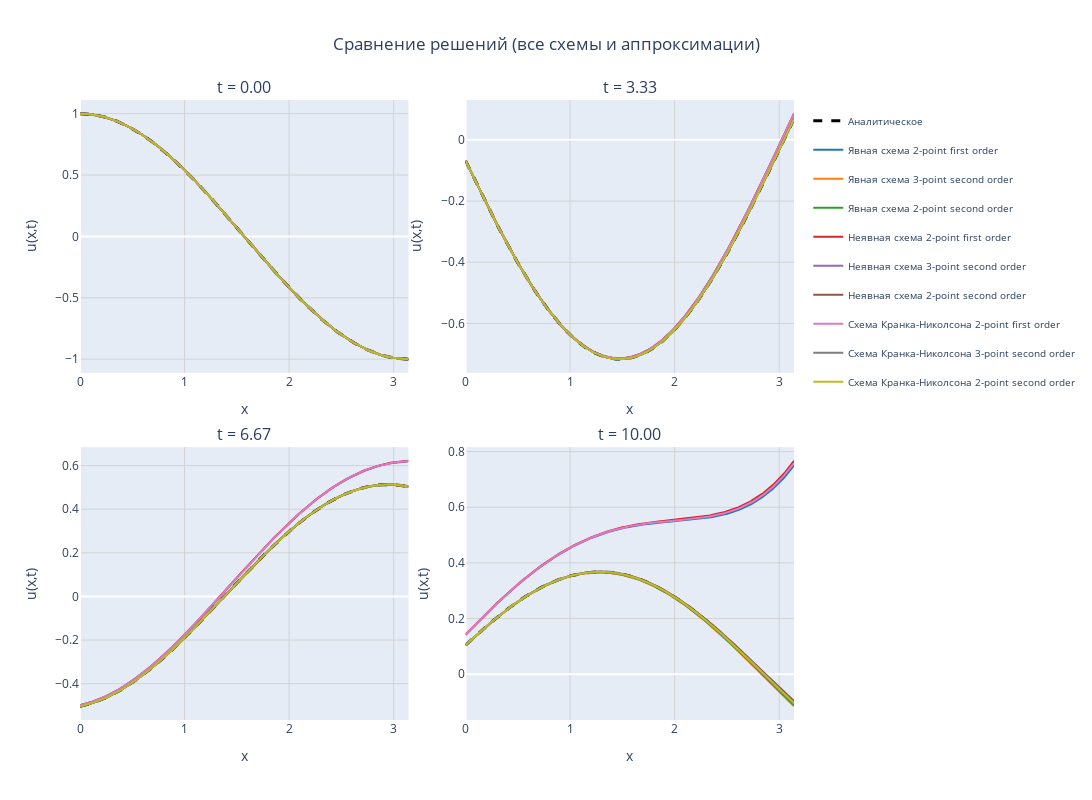
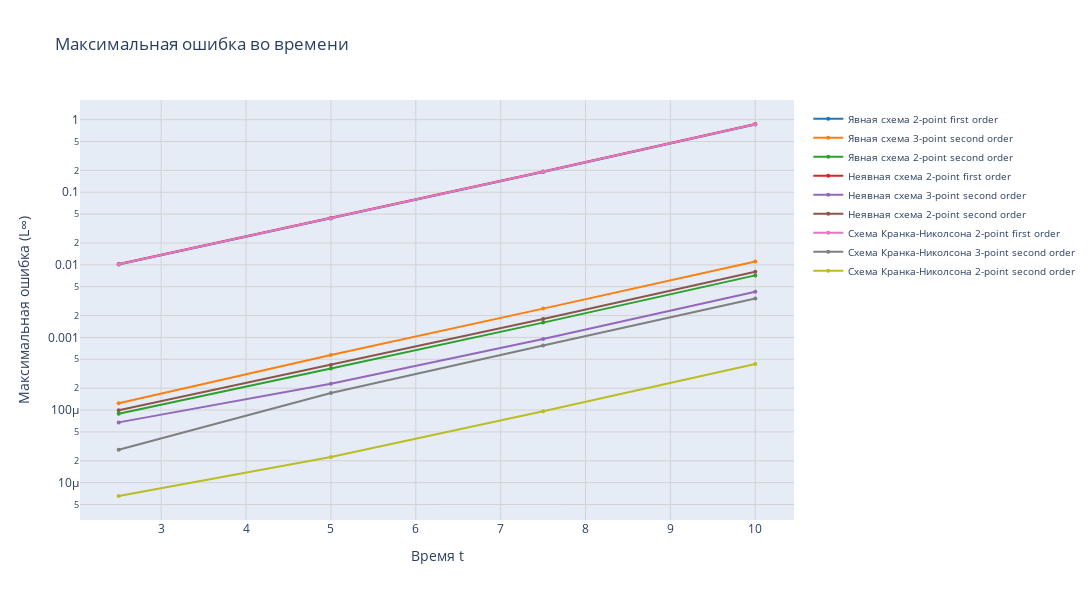

Source (notebook cell) for these figures, in order:
### Code cell
def plot_results_interactive(results, X, T):
    import plotly.graph_objects as go
    from plotly.subplots import make_subplots
    import numpy as np

    # analytical_solution = lambda x, t: np.exp(-0.1 * t) * np.cos(x + 0.5 * t)

    # Моменты времени
    time_indices = [
        0,
        len(T) // 3,
        2 * len(T) // 3,
        len(T) - 1
    ]
    time_labels = [f"t = {T[i]:.2f}" for i in time_indices]

    # Цвета для уникальности
    base_colors = [
        '#1f77b4', '#ff7f0e', '#2ca02c', '#d62728', '#9467bd',
        '#8c564b', '#e377c2', '#7f7f7f', '#bcbd22', '#17becf',
        '#aec7e8', '#ffbb78', '#98df8a', '#ff9896', '#c5b0d5'
    ]
    color_map = {key: base_colors[i % len(base_colors)] for i, key in enumerate(results.keys())}

    # ---------- 1. Графики решений ----------
    fig_sol = make_subplots(
        rows=2, cols=2,
        subplot_titles=time_labels,
        horizontal_spacing=0.08,
        vertical_spacing=0.12
    )

    for plot_idx, t_idx in enumerate(time_indices):
        row = (plot_idx // 2) + 1
        col = (plot_idx % 2) + 1
        t_val = T[t_idx]

        # Аналитическое решение — показываем в легенде только в первом графике
        u_anal = analytical_solution(X, t_val)
        show_legend_analytical = (plot_idx == 0)  # Только один раз
        fig_sol.add_trace(
            go.Scatter(
                x=X, y=u_anal, mode='lines',
                name='Аналитическое',
                line=dict(color='black', dash='dash', width=3),
                showlegend=show_legend_analytical,
                legendgroup='analytical'  # ← группа
            ),
            row=row, col=col
        )

        # Численные решения
        for key, data in results.items():
            u_num = data['solution'][t_idx, :]
            # Показываем в легенде только в первом графике (plot_idx == 0)
            show_legend = (plot_idx == 0)
            fig_sol.add_trace(
                go.Scatter(
                    x=X, y=u_num, mode='lines',
                    name=key.replace('_', ' ')
                               .replace('two point', '2-point')
                               .replace('three point', '3-point'),
                    line=dict(width=2, color=color_map[key]),
                    legendgroup=key,  # ← группа
                    showlegend=show_legend,  # ← ключевое: только один раз!
                    visible=True
                ),
                row=row, col=col
            )

    fig_sol.update_layout(
        title="Сравнение решений (все схемы и аппроксимации)",
        title_x=0.5,
        height=800,
        width=1400,
        legend=dict(
            orientation="v",
            yanchor="top",
            y=0.99,
            xanchor="left",
            x=1.02,
            font=dict(size=10),
            itemclick="toggle",        # клик переключает ТОЛЬКО эту линию
            itemdoubleclick="toggle",
            bgcolor="rgba(255,255,255,0.85)"
        ),
        hovermode='x unified',
        margin=dict(r=200)
    )

    fig_sol.update_xaxes(title_text="x", showgrid=True, gridcolor='LightGray')
    fig_sol.update_yaxes(title_text="u(x,t)", showgrid=True, gridcolor='LightGray')
    fig_sol.show()

    # ---------- 2. График ошибок ----------
    fig_err = go.Figure()

    for key, data in results.items():
        if 'errors' in data and data['errors']:
            times = list(data['errors'].keys())
            max_errors = list(data['errors'].values())
            fig_err.add_trace(go.Scatter(
                x=times, y=max_errors,
                mode='lines+markers',
                name=key.replace('_', ' ')
                           .replace('two point', '2-point')
                           .replace('three point', '3-point'),
                line=dict(width=2, color=color_map[key]),
                marker=dict(size=4)
            ))

    fig_err.update_layout(
        title="Максимальная ошибка во времени",
        xaxis_title="Время t",
        yaxis_title="Максимальная ошибка (L∞)",
        yaxis_type="log",
        height=600,
        width=1200,
        legend=dict(
            orientation="v",
            yanchor="top",
            y=0.99,
            xanchor="left",
            x=1.02,
            font=dict(size=10),
            itemclick="toggle",
            itemdoubleclick="toggle",
            bgcolor="rgba(255,255,255,0.85)"
        ),
        hovermode='x unified',
        margin=dict(r=200),
        xaxis=dict(showgrid=True, gridcolor='LightGray'),
        yaxis=dict(showgrid=True, gridcolor='LightGray')
    )

    fig_err.show()
    
if __name__ == "__main__":
    plot_results_interactive(results, X, T)

    print("\n" + "=" * 60)
    print("ТАБЛИЦА ПОГРЕШНОСТЕЙ")
    print("=" * 60)

    for scheme_name in results.keys():
        print(f"\n{scheme_name}:")
        print("Время\tПогрешность")
        for time, error in results[scheme_name]['errors'].items():
            print(f"{time:.3f}\t{error:.2e}")

### Figure 1 — Plotly figure (JSON) as saved in the notebook; plotly's stock layout.template omitted (floating-point values rounded to 4 significant figures; data arrays with more than 128 entries replaced by an {"elided": "..."} marker saying what was removed)
{"data": [{"legendgroup": "analytical", "line": {"color": "black", "dash": "dash", "width": 3}, "mode": "lines", "name": "Аналитическое", "showlegend": true, "type": "scatter", "x": {"elided": "501 float values"}, "xaxis": "x", "y": {"elided": "501 float values"}, "yaxis": "y"}, {"legendgroup": "Явная схема_two_point_first_order", "line": {"color": "#1f77b4", "width": 2}, "mode": "lines", "name": "Явная схема 2-point first order", "showlegend": true, "type": "scatter", "visible": true, "x": {"elided": "501 float values"}, "xaxis": "x", "y": {"elided": "501 float values"}, "yaxis": "y"}, {"legendgroup": "Явная схема_three_point_second_order", "line": {"color": "#ff7f0e", "width": 2}, "mode": "lines", "name": "Явная схема 3-point second order", "showlegend": true, "type": "scatter", "visible": true, "x": {"elided": "501 float values"}, "xaxis": "x", "y": {"elided": "501 float values"}, "yaxis": "y"}, {"legendgroup": "Явная схема_two_point_second_order", "line": {"color": "#2ca02c", "width": 2}, "mode": "lines", "name": "Явная схема 2-point second order", "showlegend": true, "type": "scatter", "visible": true, "x": {"elided": "501 float values"}, "xaxis": "x", "y": {"elided": "501 float values"}, "yaxis": "y"}, {"legendgroup": "Неявная схема_two_point_first_order", "line": {"color": "#d62728", "width": 2}, "mode": "lines", "name": "Неявная схема 2-point first order", "showlegend": true, "type": "scatter", "visible": true, "x": {"elided": "501 float values"}, "xaxis": "x", "y": {"elided": "501 float values"}, "yaxis": "y"}, {"legendgroup": "Неявная схема_three_point_second_order", "line": {"color": "#9467bd", "width": 2}, "mode": "lines", "name": "Неявная схема 3-point second order", "showlegend": true, "type": "scatter", "visible": true, "x": {"elided": "501 float values"}, "xaxis": "x", "y": {"elided": "501 float values"}, "yaxis": "y"}, {"legendgroup": "Неявная схема_two_point_second_order", "line": {"color": "#8c564b", "width": 2}, "mode": "lines", "name": "Неявная схема 2-point second order", "showlegend": true, "type": "scatter", "visible": true, "x": {"elided": "501 float values"}, "xaxis": "x", "y": {"elided": "501 float values"}, "yaxis": "y"}, {"legendgroup": "Схема Кранка-Николсона_two_point_first_order", "line": {"color": "#e377c2", "width": 2}, "mode": "lines", "name": "Схема Кранка-Николсона 2-point first order", "showlegend": true, "type": "scatter", "visible": true, "x": {"elided": "501 float values"}, "xaxis": "x", "y": {"elided": "501 float values"}, "yaxis": "y"}, {"legendgroup": "Схема Кранка-Николсона_three_point_second_order", "line": {"color": "#7f7f7f", "width": 2}, "mode": "lines", "name": "Схема Кранка-Николсона 3-point second order", "showlegend": true, "type": "scatter", "visible": true, "x": {"elided": "501 float values"}, "xaxis": "x", "y": {"elided": "501 float values"}, "yaxis": "y"}, {"legendgroup": "Схема Кранка-Николсона_two_point_second_order", "line": {"color": "#bcbd22", "width": 2}, "mode": "lines", "name": "Схема Кранка-Николсона 2-point second order", "showlegend": true, "type": "scatter", "visible": true, "x": {"elided": "501 float values"}, "xaxis": "x", "y": {"elided": "501 float values"}, "yaxis": "y"}, {"legendgroup": "analytical", "line": {"color": "black", "dash": "dash", "width": 3}, "mode": "lines", "name": "Аналитическое", "showlegend": false, "type": "scatter", "x": {"elided": "501 float values"}, "xaxis": "x2", "y": {"elided": "501 float values"}, "yaxis": "y2"}, {"legendgroup": "Явная схема_two_point_first_order", "line": {"color": "#1f77b4", "width": 2}, "mode": "lines", "name": "Явная схема 2-point first order", "showlegend": false, "type": "scatter", "visible": true, "x": {"elided": "501 float values"}, "xaxis": "x2", "y": {"elided": "501 float values"}, "yaxis": "y2"}, {"legendgroup": "Явная схема_three_point_second_order", "line": {"color": "#ff7f0e", "width": 2}, "mode": "lines", "name": "Явная схема 3-point second order", "showlegend": false, "type": "scatter", "visible": true, "x": {"elided": "501 float values"}, "xaxis": "x2", "y": {"elided": "501 float values"}, "yaxis": "y2"}, {"legendgroup": "Явная схема_two_point_second_order", "line": {"color": "#2ca02c", "width": 2}, "mode": "lines", "name": "Явная схема 2-point second order", "showlegend": false, "type": "scatter", "visible": true, "x": {"elided": "501 float values"}, "xaxis": "x2", "y": {"elided": "501 float values"}, "yaxis": "y2"}, {"legendgroup": "Неявная схема_two_point_first_order", "line": {"color": "#d62728", "width": 2}, "mode": "lines", "name": "Неявная схема 2-point first order", "showlegend": false, "type": "scatter", "visible": true, "x": {"elided": "501 float values"}, "xaxis": "x2", "y": {"elided": "501 float values"}, "yaxis": "y2"}, {"legendgroup": "Неявная схема_three_point_second_order", "line": {"color": "#9467bd", "width": 2}, "mode": "lines", "name": "Неявная схема 3-point second order", "showlegend": false, "type": "scatter", "visible": true, "x": {"elided": "501 float values"}, "xaxis": "x2", "y": {"elided": "501 float values"}, "yaxis": "y2"}, {"legendgroup": "Неявная схема_two_point_second_order", "line": {"color": "#8c564b", "width": 2}, "mode": "lines", "name": "Неявная схема 2-point second order", "showlegend": false, "type": "scatter", "visible": true, "x": {"elided": "501 float values"}, "xaxis": "x2", "y": {"elided": "501 float values"}, "yaxis": "y2"}, {"legendgroup": "Схема Кранка-Николсона_two_point_first_order", "line": {"color": "#e377c2", "width": 2}, "mode": "lines", "name": "Схема Кранка-Николсона 2-point first order", "showlegend": false, "type": "scatter", "visible": true, "x": {"elided": "501 float values"}, "xaxis": "x2", "y": {"elided": "501 float values"}, "yaxis": "y2"}, {"legendgroup": "Схема Кранка-Николсона_three_point_second_order", "line": {"color": "#7f7f7f", "width": 2}, "mode": "lines", "name": "Схема Кранка-Николсона 3-point second order", "showlegend": false, "type": "scatter", "visible": true, "x": {"elided": "501 float values"}, "xaxis": "x2", "y": {"elided": "501 float values"}, "yaxis": "y2"}, {"legendgroup": "Схема Кранка-Николсона_two_point_second_order", "line": {"color": "#bcbd22", "width": 2}, "mode": "lines", "name": "Схема Кранка-Николсона 2-point second order", "showlegend": false, "type": "scatter", "visible": true, "x": {"elided": "501 float values"}, "xaxis": "x2", "y": {"elided": "501 float values"}, "yaxis": "y2"}, {"legendgroup": "analytical", "line": {"color": "black", "dash": "dash", "width": 3}, "mode": "lines", "name": "Аналитическое", "showlegend": false, "type": "scatter", "x": {"elided": "501 float values"}, "xaxis": "x3", "y": {"elided": "501 float values"}, "yaxis": "y3"}, {"legendgroup": "Явная схема_two_point_first_order", "line": {"color": "#1f77b4", "width": 2}, "mode": "lines", "name": "Явная схема 2-point first order", "showlegend": false, "type": "scatter", "visible": true, "x": {"elided": "501 float values"}, "xaxis": "x3", "y": {"elided": "501 float values"}, "yaxis": "y3"}, {"legendgroup": "Явная схема_three_point_second_order", "line": {"color": "#ff7f0e", "width": 2}, "mode": "lines", "name": "Явная схема 3-point second order", "showlegend": false, "type": "scatter", "visible": true, "x": {"elided": "501 float values"}, "xaxis": "x3", "y": {"elided": "501 float values"}, "yaxis": "y3"}, {"legendgroup": "Явная схема_two_point_second_order", "line": {"color": "#2ca02c", "width": 2}, "mode": "lines", "name": "Явная схема 2-point second order", "showlegend": false, "type": "scatter", "visible": true, "x": {"elided": "501 float values"}, "xaxis": "x3", "y": {"elided": "501 float values"}, "yaxis": "y3"}, {"legendgroup": "Неявная схема_two_point_first_order", "line": {"color": "#d62728", "width": 2}, "mode": "lines", "name": "Неявная схема 2-point first order", "showlegend": false, "type": "scatter", "visible": true, "x": {"elided": "501 float values"}, "xaxis": "x3", "y": {"elided": "501 float values"}, "yaxis": "y3"}, {"legendgroup": "Неявная схема_three_point_second_order", "line": {"color": "#9467bd", "width": 2}, "mode": "lines", "name": "Неявная схема 3-point second order", "showlegend": false, "type": "scatter", "visible": true, "x": {"elided": "501 float values"}, "xaxis": "x3", "y": {"elided": "501 float values"}, "yaxis": "y3"}, {"legendgroup": "Неявная схема_two_point_second_order", "line": {"color": "#8c564b", "width": 2}, "mode": "lines", "name": "Неявная схема 2-point second order", "showlegend": false, "type": "scatter", "visible": true, "x": {"elided": "501 float values"}, "xaxis": "x3", "y": {"elided": "501 float values"}, "yaxis": "y3"}, {"legendgroup": "Схема Кранка-Николсона_two_point_first_order", "line": {"color": "#e377c2", "width": 2}, "mode": "lines", "name": "Схема Кранка-Николсона 2-point first order", "showlegend": false, "type": "scatter", "visible": true, "x": {"elided": "501 float values"}, "xaxis": "x3", "y": {"elided": "501 float values"}, "yaxis": "y3"}, {"legendgroup": "Схема Кранка-Николсона_three_point_second_order", "line": {"color": "#7f7f7f", "width": 2}, "mode": "lines", "name": "Схема Кранка-Николсона 3-point second order", "showlegend": false, "type": "scatter", "visible": true, "x": {"elided": "501 float values"}, "xaxis": "x3", "y": {"elided": "501 float values"}, "yaxis": "y3"}, {"legendgroup": "Схема Кранка-Николсона_two_point_second_order", "line": {"color": "#bcbd22", "width": 2}, "mode": "lines", "name": "Схема Кранка-Николсона 2-point second order", "showlegend": false, "type": "scatter", "visible": true, "x": {"elided": "501 float values"}, "xaxis": "x3", "y": {"elided": "501 float values"}, "yaxis": "y3"}, {"legendgroup": "analytical", "line": {"color": "black", "dash": "dash", "width": 3}, "mode": "lines", "name": "Аналитическое", "showlegend": false, "type": "scatter", "x": {"elided": "501 float values"}, "xaxis": "x4", "y": {"elided": "501 float values"}, "yaxis": "y4"}, {"legendgroup": "Явная схема_two_point_first_order", "line": {"color": "#1f77b4", "width": 2}, "mode": "lines", "name": "Явная схема 2-point first order", "showlegend": false, "type": "scatter", "visible": true, "x": {"elided": "501 float values"}, "xaxis": "x4", "y": {"elided": "501 float values"}, "yaxis": "y4"}, {"legendgroup": "Явная схема_three_point_second_order", "line": {"color": "#ff7f0e", "width": 2}, "mode": "lines", "name": "Явная схема 3-point second order", "showlegend": false, "type": "scatter", "visible": true, "x": {"elided": "501 float values"}, "xaxis": "x4", "y": {"elided": "501 float values"}, "yaxis": "y4"}, {"legendgroup": "Явная схема_two_point_second_order", "line": {"color": "#2ca02c", "width": 2}, "mode": "lines", "name": "Явная схема 2-point second order", "showlegend": false, "type": "scatter", "visible": true, "x": {"elided": "501 float values"}, "xaxis": "x4", "y": {"elided": "501 float values"}, "yaxis": "y4"}, {"legendgroup": "Неявная схема_two_point_first_order", "line": {"color": "#d62728", "width": 2}, "mode": "lines", "name": "Неявная схема 2-point first order", "showlegend": false, "type": "scatter", "visible": true, "x": {"elided": "501 float values"}, "xaxis": "x4", "y": {"elided": "501 float values"}, "yaxis": "y4"}, {"legendgroup": "Неявная схема_three_point_second_order", "line": {"color": "#9467bd", "width": 2}, "mode": "lines", "name": "Неявная схема 3-point second order", "showlegend": false, "type": "scatter", "visible": true, "x": {"elided": "501 float values"}, "xaxis": "x4", "y": {"elided": "501 float values"}, "yaxis": "y4"}, {"legendgroup": "Неявная схема_two_point_second_order", "line": {"color": "#8c564b", "width": 2}, "mode": "lines", "name": "Неявная схема 2-point second order", "showlegend": false, "type": "scatter", "visible": true, "x": {"elided": "501 float values"}, "xaxis": "x4", "y": {"elided": "501 float values"}, "yaxis": "y4"}, {"legendgroup": "Схема Кранка-Николсона_two_point_first_order", "line": {"color": "#e377c2", "width": 2}, "mode": "lines", "name": "Схема Кранка-Николсона 2-point first order", "showlegend": false, "type": "scatter", "visible": true, "x": {"elided": "501 float values"}, "xaxis": "x4", "y": {"elided": "501 float values"}, "yaxis": "y4"}, {"legendgroup": "Схема Кранка-Николсона_three_point_second_order", "line": {"color": "#7f7f7f", "width": 2}, "mode": "lines", "name": "Схема Кранка-Николсона 3-point second order", "showlegend": false, "type": "scatter", "visible": true, "x": {"elided": "501 float values"}, "xaxis": "x4", "y": {"elided": "501 float values"}, "yaxis": "y4"}, {"legendgroup": "Схема Кранка-Николсона_two_point_second_order", "line": {"color": "#bcbd22", "width": 2}, "mode": "lines", "name": "Схема Кранка-Николсона 2-point second order", "showlegend": false, "type": "scatter", "visible": true, "x": {"elided": "501 float values"}, "xaxis": "x4", "y": {"elided": "501 float values"}, "yaxis": "y4"}], "layout": {"annotations": [{"font": {"size": 16}, "showarrow": false, "text": "t = 0.00", "x": 0.23, "xanchor": "center", "xref": "paper", "y": 1, "yanchor": "bottom", "yref": "paper"}, {"font": {"size": 16}, "showarrow": false, "text": "t = 3.33", "x": 0.77, "xanchor": "center", "xref": "paper", "y": 1, "yanchor": "bottom", "yref": "paper"}, {"font": {"size": 16}, "showarrow": false, "text": "t = 6.67", "x": 0.23, "xanchor": "center", "xref": "paper", "y": 0.44, "yanchor": "bottom", "yref": "paper"}, {"font": {"size": 16}, "showarrow": false, "text": "t = 10.00", "x": 0.77, "xanchor": "center", "xref": "paper", "y": 0.44, "yanchor": "bottom", "yref": "paper"}], "height": 800, "hovermode": "x unified", "legend": {"bgcolor": "rgba(255,255,255,0.85)", "font": {"size": 10}, "itemclick": "toggle", "itemdoubleclick": "toggle", "orientation": "v", "x": 1.02, "xanchor": "left", "y": 0.99, "yanchor": "top"}, "margin": {"r": 200}, "title": {"text": "Сравнение решений (все схемы и аппроксимации)", "x": 0.5}, "width": 1400, "xaxis": {"anchor": "y", "domain": [0, 0.46], "gridcolor": "LightGray", "showgrid": true, "title": {"text": "x"}}, "xaxis2": {"anchor": "y2", "domain": [0.54, 1], "gridcolor": "LightGray", "showgrid": true, "title": {"text": "x"}}, "xaxis3": {"anchor": "y3", "domain": [0, 0.46], "gridcolor": "LightGray", "showgrid": true, "title": {"text": "x"}}, "xaxis4": {"anchor": "y4", "domain": [0.54, 1], "gridcolor": "LightGray", "showgrid": true, "title": {"text": "x"}}, "yaxis": {"anchor": "x", "domain": [0.56, 1], "gridcolor": "LightGray", "showgrid": true, "title": {"text": "u(x,t)"}}, "yaxis2": {"anchor": "x2", "domain": [0.56, 1], "gridcolor": "LightGray", "showgrid": true, "title": {"text": "u(x,t)"}}, "yaxis3": {"anchor": "x3", "domain": [0, 0.44], "gridcolor": "LightGray", "showgrid": true, "title": {"text": "u(x,t)"}}, "yaxis4": {"anchor": "x4", "domain": [0, 0.44], "gridcolor": "LightGray", "showgrid": true, "title": {"text": "u(x,t)"}}}}

### Figure 2 — Plotly figure (JSON) as saved in the notebook; plotly's stock layout.template omitted (floating-point values rounded to 4 significant figures)
{"data": [{"line": {"color": "#1f77b4", "width": 2}, "marker": {"size": 4}, "mode": "lines+markers", "name": "Явная схема 2-point first order", "type": "scatter", "x": [2.5, 5, 7.5, 10], "y": [0.01011, 0.04344, 0.19, 0.8546]}, {"line": {"color": "#ff7f0e", "width": 2}, "marker": {"size": 4}, "mode": "lines+markers", "name": "Явная схема 3-point second order", "type": "scatter", "x": [2.5, 5, 7.5, 10], "y": [0.0001243, 0.0005727, 0.002497, 0.01114]}, {"line": {"color": "#2ca02c", "width": 2}, "marker": {"size": 4}, "mode": "lines+markers", "name": "Явная схема 2-point second order", "type": "scatter", "x": [2.5, 5, 7.5, 10], "y": [8.92e-05, 0.0003727, 0.001602, 0.00716]}, {"line": {"color": "#d62728", "width": 2}, "marker": {"size": 4}, "mode": "lines+markers", "name": "Неявная схема 2-point first order", "type": "scatter", "x": [2.5, 5, 7.5, 10], "y": [0.01031, 0.04428, 0.1936, 0.8711]}, {"line": {"color": "#9467bd", "width": 2}, "marker": {"size": 4}, "mode": "lines+markers", "name": "Неявная схема 3-point second order", "type": "scatter", "x": [2.5, 5, 7.5, 10], "y": [6.763e-05, 0.00023, 0.0009524, 0.004274]}, {"line": {"color": "#8c564b", "width": 2}, "marker": {"size": 4}, "mode": "lines+markers", "name": "Неявная схема 2-point second order", "type": "scatter", "x": [2.5, 5, 7.5, 10], "y": [9.958e-05, 0.0004179, 0.001796, 0.008027]}, {"line": {"color": "#e377c2", "width": 2}, "marker": {"size": 4}, "mode": "lines+markers", "name": "Схема Кранка-Николсона 2-point first order", "type": "scatter", "x": [2.5, 5, 7.5, 10], "y": [0.01021, 0.04386, 0.1918, 0.8629]}, {"line": {"color": "#7f7f7f", "width": 2}, "marker": {"size": 4}, "mode": "lines+markers", "name": "Схема Кранка-Николсона 3-point second order", "type": "scatter", "x": [2.5, 5, 7.5, 10], "y": [2.834e-05, 0.0001714, 0.0007726, 0.003438]}, {"line": {"color": "#bcbd22", "width": 2}, "marker": {"size": 4}, "mode": "lines+markers", "name": "Схема Кранка-Николсона 2-point second order", "type": "scatter", "x": [2.5, 5, 7.5, 10], "y": [6.551e-06, 2.25e-05, 9.655e-05, 0.000431]}], "layout": {"height": 600, "hovermode": "x unified", "legend": {"bgcolor": "rgba(255,255,255,0.85)", "font": {"size": 10}, "itemclick": "toggle", "itemdoubleclick": "toggle", "orientation": "v", "x": 1.02, "xanchor": "left", "y": 0.99, "yanchor": "top"}, "margin": {"r": 200}, "title": {"text": "Максимальная ошибка во времени"}, "width": 1200, "xaxis": {"gridcolor": "LightGray", "showgrid": true, "title": {"text": "Время t"}}, "yaxis": {"gridcolor": "LightGray", "showgrid": true, "title": {"text": "Максимальная ошибка (L∞)"}, "type": "log"}}}
